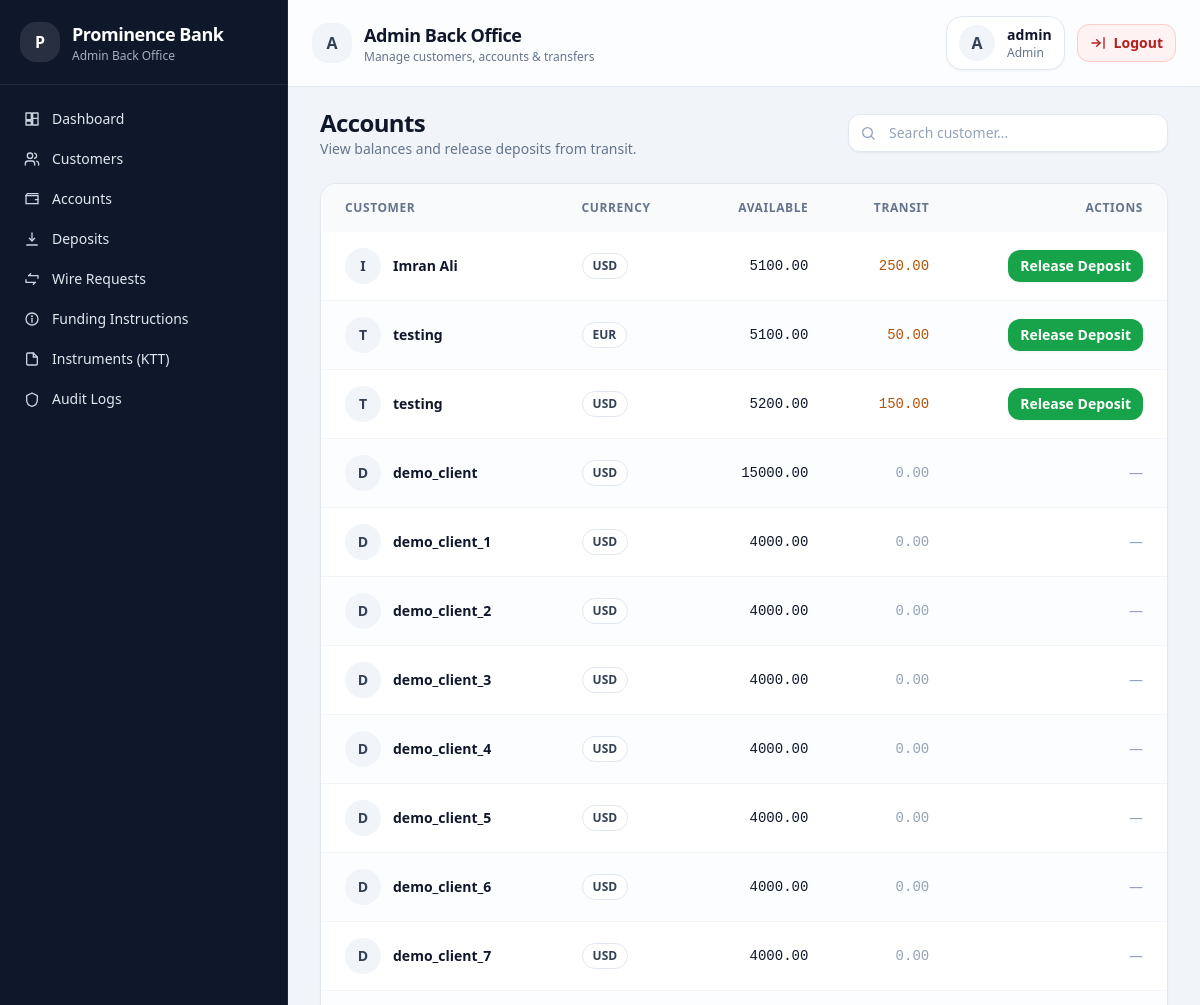
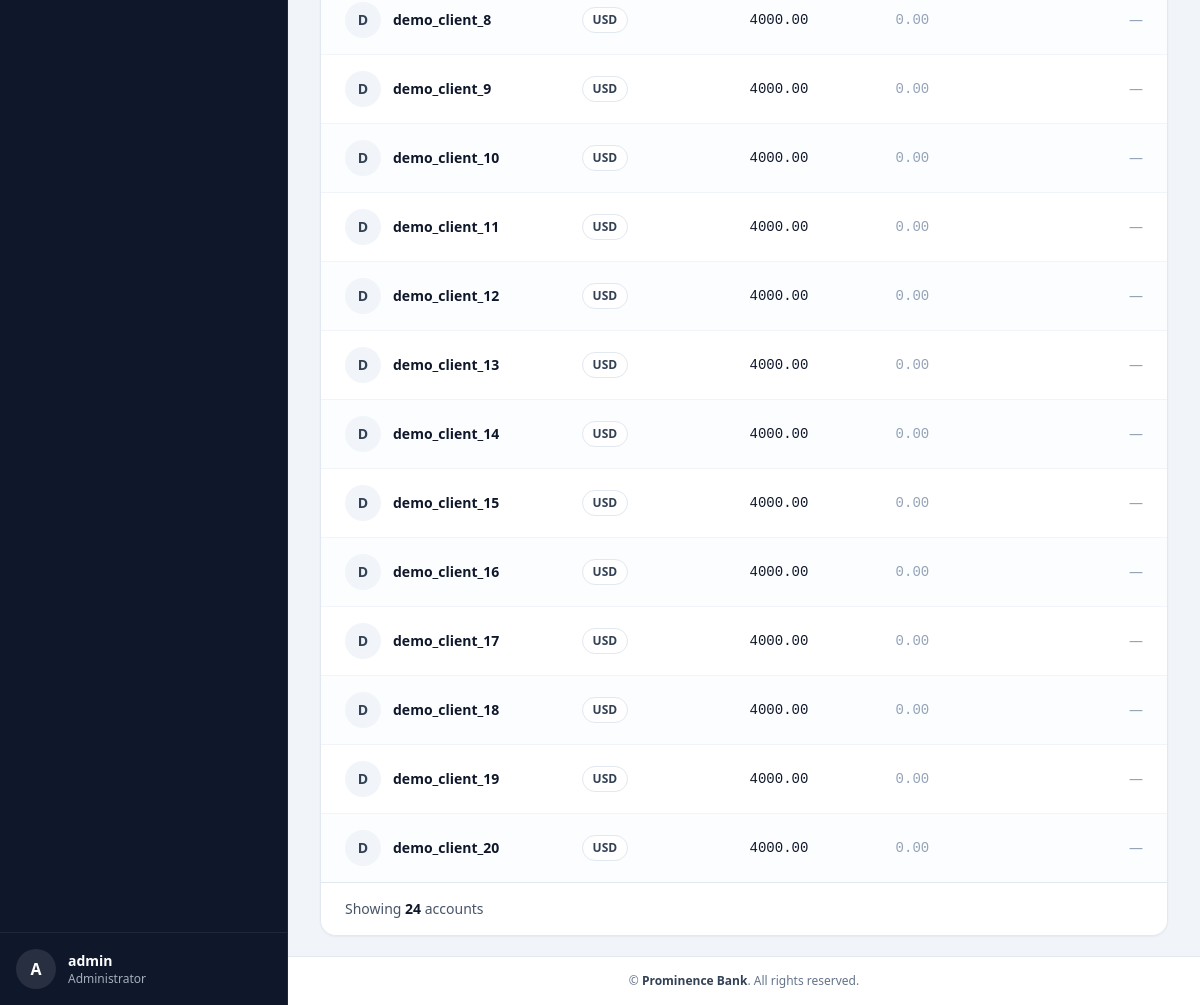
The app's page /backoffice/accounts/ (signed in) with its own data (2 pictures, top to bottom).
### ledger/models.py (models this page shows, shortened)
class Account(models.Model):
    CURRENCY_CHOICES = [
        ('USD', 'USD'),
        ('EUR', 'EUR'),
        ('GBP', 'GBP'),
    ]
    customer = models.ForeignKey(
        User,
        on_delete = models.CASCADE,
        related_name = 'accounts'
    )
    currency = models.CharField(
        max_length = 3,
        choices=CURRENCY_CHOICES
        )
    available_balance = models.DecimalField(
        max_digits = 18,
        decimal_places =2,
        default=Decimal("0.00")
    )
    transit_balance = models.DecimalField(
        max_digits=18,
        decimal_places=2,
        default = Decimal("0.00")
    )
    held_balance = models.DecimalField(
        max_digits=18,
        decimal_places=2,
        default = Decimal("0.00")
    )
    created_at = models.DateTimeField(auto_now_add=True)

### admin_panel/views.py (the view)
# urls.py: path("accounts/", views.account_list, name="admin_account_list"),
@staff_member_required
def account_list(request):
    accounts = Account.objects.select_related("customer").all()
    return render(request, "admin/accounts/list.html", {
        "accounts": accounts
    })

### templates/admin/accounts/list.html (shortened to what this page needs)
{% extends "admin/base_admin.html" %}
{% block content %}
<div class="space-y-6">
  <div class="flex flex-col gap-2 sm:flex-row sm:items-center sm:justify-between">
    <div>
      <h1 class="text-xl sm:text-2xl font-semibold tracking-tight text-slate-900">Accounts</h1>
      <p class="text-sm text-slate-500">View balances and release deposits from transit.</p>
    </div>
    <div class="w-full sm:w-80">
      <div class="relative">
        <span class="pointer-events-none absolute inset-y-0 left-3 flex items-center text-slate-400">
        </span>
        <input
          id="account-search"
          type="text"
          placeholder="Search customer…"
          class="w-full rounded-xl border border-slate-200 bg-white py-2 pl-10 pr-3 text-sm text-slate-900 shadow-sm outline-none placeholder:text-slate-400 focus:border-slate-300 focus:ring-4 focus:ring-slate-100"
        />
      </div>
    </div>
  </div>
  <div class="hidden sm:block overflow-hidden rounded-2xl border border-slate-200 bg-white shadow-sm">
    <div class="overflow-x-auto">
      <table class="min-w-full text-sm">
        <thead class="bg-slate-50">
          <tr class="text-left text-xs font-semibold uppercase tracking-wider text-slate-500">
            <th class="px-6 py-4">Customer</th>
            <th class="px-6 py-4">Currency</th>
            <th class="px-6 py-4 text-right">Available</th>
            <th class="px-6 py-4 text-right">Transit</th>
            <th class="px-6 py-4 text-right">Actions</th>
          </tr>
        </thead>
        <tbody class="divide-y divide-slate-100">
          {% for acc in accounts %}
          <tr class="{% cycle 'bg-white' 'bg-slate-50/40' %} hover:bg-slate-100/60 transition-colors">
            <td class="px-6 py-4">
              <div class="flex items-center gap-3">
                <div class="flex h-9 w-9 items-center justify-center rounded-full bg-slate-100 text-slate-700 font-semibold">
                  {{ acc.customer.username|slice:":1"|upper }}
                </div>
                <div class="min-w-0">
                  <div class="font-semibold text-slate-900 truncate">
                    {{ acc.customer.username }}
                  </div>
                </div>
              </div>
            </td>
            <td class="px-6 py-4">
              <span class="inline-flex items-center rounded-full border border-slate-200 bg-white px-2.5 py-1 text-xs font-semibold text-slate-700">
                {{ acc.currency }}
              </span>
            </td>
            <td class="px-6 py-4 text-right font-mono tabular-nums text-slate-900">
              {{ acc.available_balance }}
            </td>
            <td class="px-6 py-4 text-right font-mono tabular-nums">
              {% if acc.transit_balance > 0 %}
                <span class="text-amber-700">{{ acc.transit_balance }}</span>
              {% else %}
                <span class="text-slate-400">{{ acc.transit_balance }}</span>
              {% endif %}
            </td>
            <td class="px-6 py-4 text-right">
              {% if acc.transit_balance > 0 %}
                <a href="{% url 'admin_deposit_release' acc.id %}"
                   class="inline-flex items-center rounded-xl bg-green-600 px-3 py-1.5 text-sm font-semibold text-white shadow-sm hover:bg-green-700 focus:outline-none focus:ring-4 focus:ring-green-100">
                  Release Deposit
                </a>
              {% else %}
                <span class="text-slate-400 text-sm">—</span>
              {% endif %}
            </td>
          </tr>
          {% endfor %}
        </tbody>
      </table>
    </div>
    <div class="flex flex-col gap-2 sm:flex-row sm:items-center sm:justify-between border-t border-slate-200 bg-white px-4 sm:px-6 py-4 text-sm text-slate-600">
      <div>
        Showing <span class="font-semibold text-slate-900">{{ accounts|length }}</span>
        account{{ accounts|length|pluralize }}
      </div>
    </div>
  </div>
</div>
{% endblock %}

### templates/admin/partials/sidebar.html (shortened to what this page needs)
<div class="h-full w-72 bg-slate-900 text-white flex flex-col border-r border-slate-800">
  <div class="px-5 py-5 border-b border-slate-800 flex items-start justify-between gap-3">
    <div class="flex items-center gap-3 min-w-0">
      <div class="h-10 w-10 rounded-2xl bg-white/10 flex items-center justify-center font-bold shrink-0">
        P
      </div>
      <div class="leading-tight min-w-0">
        <div class="text-lg font-semibold tracking-tight truncate">Prominence Bank</div>
        <div class="text-xs text-slate-300/80 truncate">Admin Back Office</div>
      </div>
    </div>
  </div>
  <nav class="flex-1 px-3 py-4 text-sm overflow-y-auto">
    <div class="space-y-1">
      <a href="{% url 'admin_dashboard' %}"
         class="group flex items-center gap-3 rounded-xl px-3 py-2 text-slate-200 hover:bg-white/10 hover:text-white transition">
        <svg class="h-4 w-4 text-slate-300 group-hover:text-white" viewBox="0 0 24 24" fill="none" aria-hidden="true">
          <path d="M3 13h8V3H3v10Zm10 8h8V11h-8v10ZM3 21h8v-6H3v6Zm10-10h8V3h-8v8Z"
                stroke="currentColor" stroke-width="2" stroke-linejoin="round"/>
        </svg>
        <span class="font-medium">Dashboard</span>
      </a>
      <a href="{% url 'admin_customer_list' %}"
         class="group flex items-center gap-3 rounded-xl px-3 py-2 text-slate-200 hover:bg-white/10 hover:text-white transition">
        <span class="font-medium">Customers</span>
      </a>
      <a href="{% url 'admin_account_list' %}"
         class="group flex items-center gap-3 rounded-xl px-3 py-2 text-slate-200 hover:bg-white/10 hover:text-white transition">
        <span class="font-medium">Accounts</span>
      </a>
      <a href="{% url 'admin_deposit_create' %}"
         class="group flex items-center gap-3 rounded-xl px-3 py-2 text-slate-200 hover:bg-white/10 hover:text-white transition">
        <span class="font-medium">Deposits</span>
      </a>
      <a href="{% url 'transfers:admin_wire_requests' %}"
         class="group flex items-center gap-3 rounded-xl px-3 py-2 text-slate-200 hover:bg-white/10 hover:text-white transition">
        <span class="font-medium">Wire Requests</span>
      </a>
      <a href="{% url 'admin_funding_instruction' %}"
         class="group flex items-center gap-3 rounded-xl px-3 py-2 text-slate-200 hover:bg-white/10 hover:text-white transition">
        <span class="font-medium">Funding Instructions</span>
      </a>
      <a href="{% url 'instruments:admin_ktt_create' %}"
         class="group flex items-center gap-3 rounded-xl px-3 py-2 text-slate-200 hover:bg-white/10 hover:text-white transition">
        <svg class="h-4 w-4 text-slate-300 group-hover:text-white" viewBox="0 0 24 24" fill="none" aria-hidden="true">
          <path d="M14 3H6a2 2 0 0 0-2 2v14a2 2 0 0 0 2 2h12a2 2 0 0 0 2-2V9l-6-6Z" stroke="currentColor" stroke-width="2"/>
          <path d="M14 3v6h6" stroke="currentColor" stroke-width="2" stroke-linecap="round"/>
        </svg>
        <span class="font-medium">Instruments (KTT)</span>
      </a>
      <a href="{% url 'audit:audit_list' %}"
         class="group flex items-center gap-3 rounded-xl px-3 py-2 text-slate-200 hover:bg-white/10 hover:text-white transition">
        <svg class="h-4 w-4 text-slate-300 group-hover:text-white" viewBox="0 0 24 24" fill="none" aria-hidden="true">
          <path d="M12 3l8 4v6c0 5-3.5 9-8 10-4.5-1-8-5-8-10V7l8-4Z"
                stroke="currentColor" stroke-width="2" stroke-linecap="round" stroke-linejoin="round"/>
        </svg>
        <span class="font-medium">Audit Logs</span>
      </a>
    </div>
  </nav>
  <div class="border-t border-slate-800 p-4">
    <div class="flex items-center gap-3">
      <div class="flex h-10 w-10 items-center justify-center rounded-full bg-white/10 font-semibold">
        {{ request.user.username|slice:":1"|upper }}
      </div>
      <div class="min-w-0">
        <div class="truncate text-sm font-semibold text-white">{{ request.user.username }}</div>
        <div class="text-xs text-slate-300/80">Administrator</div>
      </div>
    </div>
  </div>
</div>

### templates/admin/partials/navbar.html (shortened to what this page needs)
<header class="sticky top-0 z-40 border-b border-slate-200 bg-white/80 backdrop-blur">
  <div class="mx-auto flex max-w-7xl items-center justify-between px-4 py-3 sm:px-6 sm:py-4">
    <div class="flex min-w-0 items-center gap-3">
      <div class="flex h-10 w-10 shrink-0 items-center justify-center rounded-2xl bg-slate-100 text-slate-700 font-semibold">
        A
      </div>
      <div class="min-w-0">
        <h2 class="text-base sm:text-lg font-semibold tracking-tight text-slate-900 truncate">
          Admin Back Office
        </h2>
        <p class="hidden sm:block text-xs text-slate-500">
          Manage customers, accounts & transfers
        </p>
      </div>
    </div>
    <div class="flex shrink-0 items-center gap-2 sm:gap-3">
      <div class="flex items-center gap-3 rounded-2xl border border-slate-200 bg-white px-2 py-2 sm:px-3 shadow-sm">
        <div class="flex h-9 w-9 items-center justify-center rounded-full bg-slate-100 text-slate-700 font-semibold">
          {{ request.user.username|slice:":1"|upper }}
        </div>
        <div class="hidden sm:block leading-tight">
          <div class="text-sm font-semibold text-slate-900">
            {{ request.user.username }}
          </div>
          <div class="text-xs text-slate-500">Admin</div>
        </div>
      </div>
      <a href="{% url 'logout' %}"
         class="inline-flex items-center justify-center gap-2 rounded-xl border border-red-200 bg-red-50 px-3 py-2 text-sm font-semibold text-red-700 hover:bg-red-100 focus:outline-none focus:ring-4 focus:ring-red-100"
         aria-label="Logout">
        <span class="hidden sm:inline">Logout</span>
      </a>
    </div>
  </div>
</header>

### records on screen
Account: customer.username "I", customer.username "Imran Ali", currency "USD", available_balance "5100.00", transit_balance "250.00", shows "Release Deposit"
Account: customer.username "T", customer.username "testing", currency "EUR", available_balance "5100.00", transit_balance "50.00", shows "Release Deposit"
Account: customer.username "T", customer.username "testing", currency "USD", available_balance "5200.00", transit_balance "150.00", shows "Release Deposit"
Account: customer.username "D", customer.username "demo_client", currency "USD", available_balance "15000.00", transit_balance "0.00"
Account: customer.username "D", customer.username "demo_client_1", currency "USD", available_balance "4000.00", transit_balance "0.00"
Account: customer.username "D", customer.username "demo_client_2", currency "USD", available_balance "4000.00", transit_balance "0.00"
Account: customer.username "D", customer.username "demo_client_3", currency "USD", available_balance "4000.00", transit_balance "0.00"
Account: customer.username "D", customer.username "demo_client_4", currency "USD", available_balance "4000.00", transit_balance "0.00"
Account: customer.username "D", customer.username "demo_client_5", currency "USD", available_balance "4000.00", transit_balance "0.00"
Account: customer.username "D", customer.username "demo_client_6", currency "USD", available_balance "4000.00", transit_balance "0.00"
Account: customer.username "D", customer.username "demo_client_7", currency "USD", available_balance "4000.00", transit_balance "0.00"
Account: customer.username "D", customer.username "demo_client_8", currency "USD", available_balance "4000.00", transit_balance "0.00"
Account: customer.username "D", customer.username "demo_client_9", currency "USD", available_balance "4000.00", transit_balance "0.00"
Account: customer.username "D", customer.username "demo_client_10", currency "USD", available_balance "4000.00", transit_balance "0.00"
Account: customer.username "D", customer.username "demo_client_11", currency "USD", available_balance "4000.00", transit_balance "0.00"
Account: customer.username "D", customer.username "demo_client_12", currency "USD", available_balance "4000.00", transit_balance "0.00"
Account: customer.username "D", customer.username "demo_client_13", currency "USD", available_balance "4000.00", transit_balance "0.00"
Account: customer.username "D", customer.username "demo_client_14", currency "USD", available_balance "4000.00", transit_balance "0.00"
Account: customer.username "D", customer.username "demo_client_15", currency "USD", available_balance "4000.00", transit_balance "0.00"
Account: customer.username "D", customer.username "demo_client_16", currency "USD", available_balance "4000.00", transit_balance "0.00"
Account: customer.username "D", customer.username "demo_client_17", currency "USD", available_balance "4000.00", transit_balance "0.00"
Account: customer.username "D", customer.username "demo_client_18", currency "USD", available_balance "4000.00", transit_balance "0.00"
Account: customer.username "D", customer.username "demo_client_19", currency "USD", available_balance "4000.00", transit_balance "0.00"
Account: customer.username "D", customer.username "demo_client_20", currency "USD", available_balance "4000.00", transit_balance "0.00"

### other values on screen
{{ request.user.username|slice:":1"|upper }} "A"
{{ request.user.username }} "admin"
{{ accounts|length }} "24"
